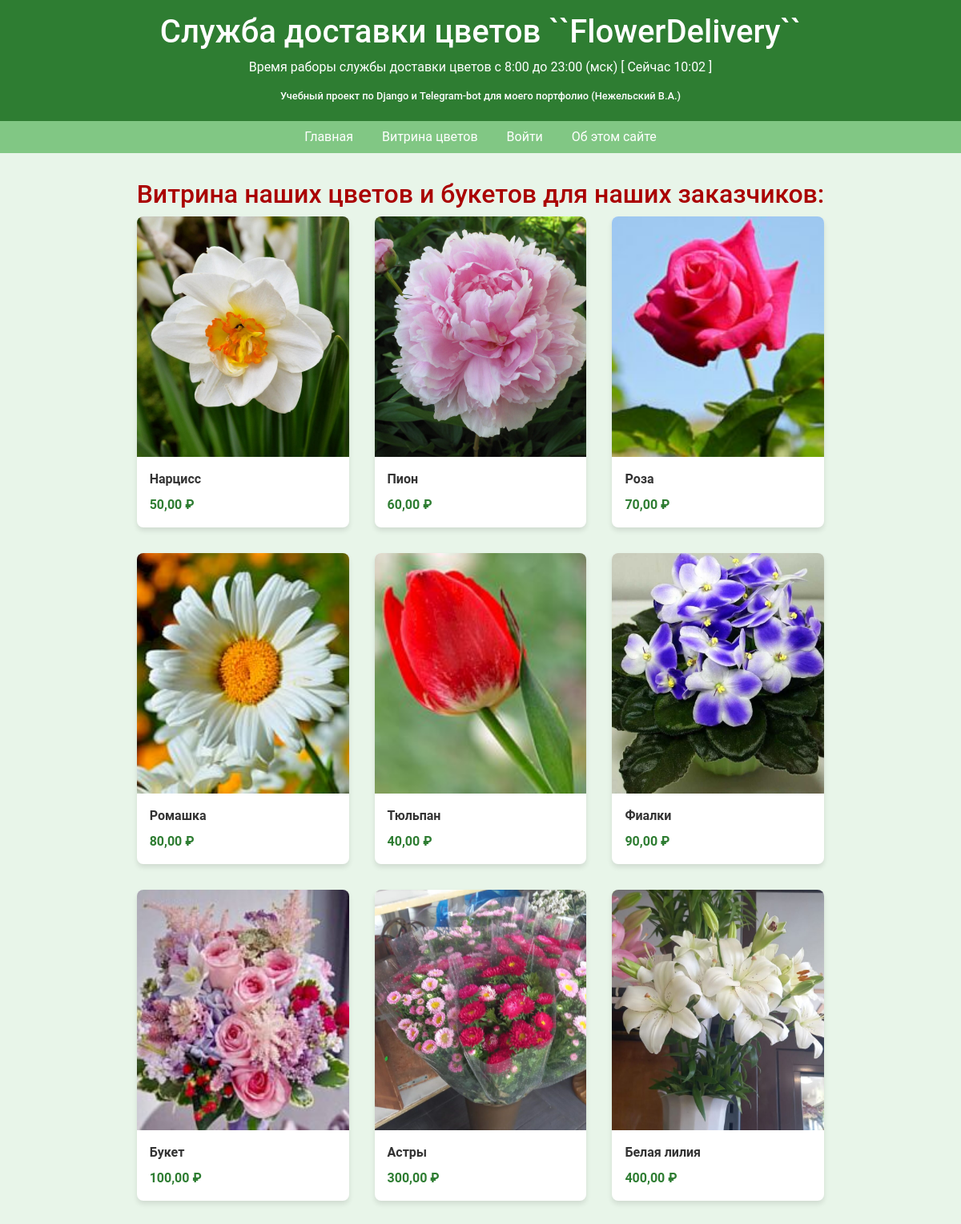
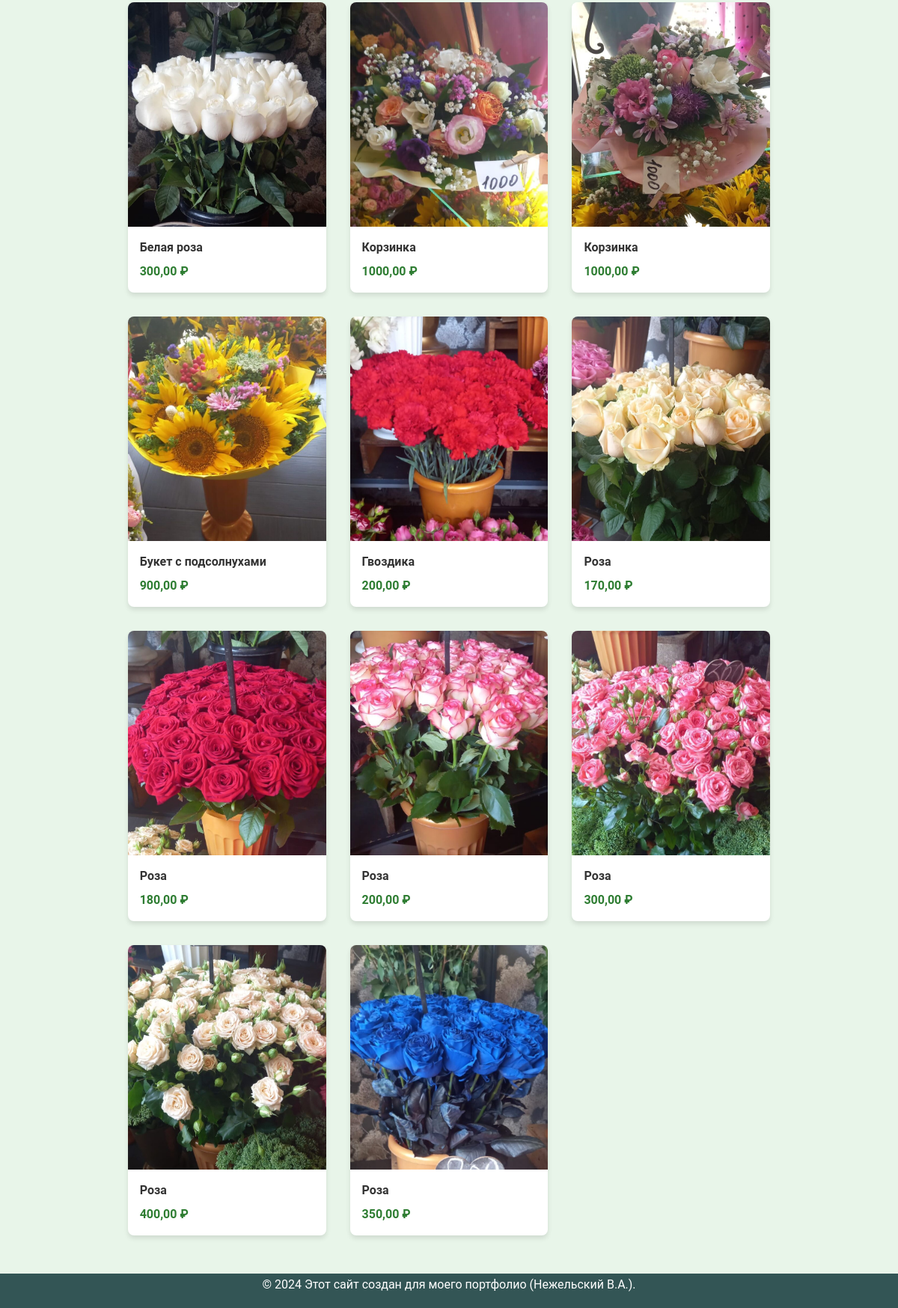
Screenshot of /website/showcase/ with the database file from the repository (2 pictures, top to bottom).
### website/models.py (models this page shows, shortened)
class Product(models.Model):
    name = models.CharField(verbose_name='Цветок', max_length=200)
    price = models.DecimalField(verbose_name='Цена', max_digits=10, decimal_places=2)
    image = models.ImageField(verbose_name='Изображение', upload_to='static/website/img/')
    class Meta:
        verbose_name = 'цветок'
        verbose_name_plural = 'Цветы'

### website/views.py (the view, shortened to what this page needs)
# urls.py: path('showcase/', views.showcase, name='showcase'),  # Страница витрины/каталога для заказчиков
@never_cache
def showcase(request):
    buyer = request.session.get('buyer')
    if buyer:
        customer = get_object_or_404(Customer, name=buyer)
        delivery_address = customer.delivery_address
    else:
        delivery_address = None
    products = Product.objects.all()
    context = {
        'products': products,
        'user': buyer,
        'open': str(TIME[0]),
        'close': str(TIME[1]),
        'is_open': IS_OPEN
    }
    return render(request, 'website/showcase.html', context)

### website/templates/website/showcase.html (shortened to what this page needs)
{% extends 'website/home.html' %}
{% load static %}
{% block content %}
    <form id="order-form" method="POST" action="{% url 'showcase' %}" autocomplete="off">
        <section id="catalog">
            {% if user and is_open %}
                <h2 style="text-align: center; color: #a00;">{{ user }}, укажите количество для букета:
                    <button class="btn btn-success" style="float: right;" type="submit">Выбор сделан</button>
                </h2>
                <br>
            {% else %}
                <h2 style="text-align: center; color: #a00;">Витрина наших цветов и букетов для наших заказчиков:</h2>
            {% endif %}
            <div class="product-grid">
                {% for product in products %}
                    <div class="product-card">
                        <img src="{{ product.image.url }}" alt="{{ product.name }}" width="250" height="250">
                        <div class="product-info">
                            <div class="product-title">{{ product.name }}</div>
                            <div class="product-price">{{ product.price }} ₽</div>
                        </div>
                    </div>
                {% endfor %}
            </div>
        </section>
    </form>
{% endblock %}

### website/static/website/css/styles.css (style rules this page uses)
:root { --light-green: #e8f5e9; --medium-green: #81c784; --dark-green: #2e7d32; --accent-green: #4caf50; }
body { font-family: 'Roboto', sans-serif; margin: 0; padding: 0; background-color: var(--light-green); color: #333; display: flex; flex-direction: column; min-height: 100vh; }
.product-grid { display: grid; grid-template-columns: repeat(auto-fill, minmax(250px, 1fr)); gap: 2rem; }
.product-card { background-color: white; border-radius: 8px; box-shadow: 0 4px 6px rgba(0, 0, 0, 0.1); overflow: hidden; transition: transform 0.3s ease; }
.product-card img { width: 100%; height: 300px; object-fit: cover; }
.product-info { padding: 1rem; }
.product-title { font-weight: bold; margin-bottom: 0.5rem; }
.product-price { color: var(--dark-green); font-weight: bold; }
form { display: flex; flex-direction: column; justify-content: space-between; }

### rows the page displays
Product: image (picture), name "Нарцисс", price "50,00"
Product: image (picture), name "Пион", price "60,00"
Product: image (picture), name "Роза", price "70,00"
Product: image (picture), name "Ромашка", price "80,00"
Product: image (picture), name "Тюльпан", price "40,00"
Product: image (picture), name "Фиалки", price "90,00"
Product: image (picture), name "Букет", price "100,00"
Product: image (picture), name "Астры", price "300,00"
Product: image (picture), name "Белая лилия", price "400,00"
Product: image (picture), name "Белая роза", price "300,00"
Product: image (picture), name "Корзинка", price "1000,00"
Product: image (picture), name "Корзинка", price "1000,00"
Product: image (picture), name "Букет с подсолнухами", price "900,00"
Product: image (picture), name "Гвоздика", price "200,00"
Product: image (picture), name "Роза", price "170,00"
Product: image (picture), name "Роза", price "180,00"
Product: image (picture), name "Роза", price "200,00"
Product: image (picture), name "Роза", price "300,00"
Product: image (picture), name "Роза", price "400,00"
Product: image (picture), name "Роза", price "350,00"

### other values shown
{{ open }} "8"
{{ close }} "23"
